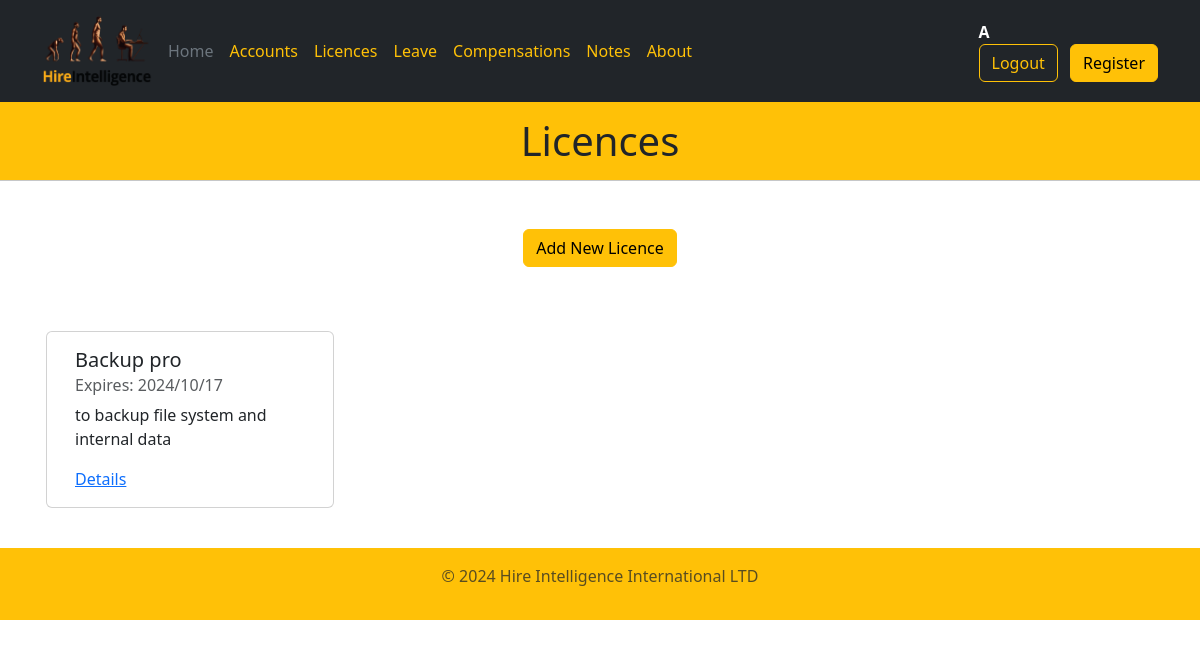
/licences (signed in), run on the app's committed database.
### models.py (models this page shows)
class User(db.Model, UserMixin):
    id = db.Column(db.Integer, primary_key=True, autoincrement=True)
    username = db.Column(db.String(80), unique=True, nullable=False)
    password = db.Column(db.String(512), nullable=False)
    email = db.Column(db.String(80), unique=True, nullable=False)
    is_admin = db.Column(db.Boolean)
    is_manager = db.Column(db.Boolean)
    department = db.Column(db.String)

class Licence(db.Model):
    id = db.Column(db.Integer, primary_key=True, autoincrement=True)
    date = db.Column(db.DateTime(timezone=True))
    product_name = db.Column(db.String)
    agreement = db.Column(db.String)
    product_detail = db.Column(db.String)
    usage = db.Column(db.String)
    mac = db.Column(db.Boolean)
    windows = db.Column(db.Boolean)
    android = db.Column(db.Boolean)
    ios = db.Column(db.Boolean)
    unix = db.Column(db.Boolean)
    portal_url = db.Column(db.String)
    activation_key = db.Column(db.String)
    username = db.Column(db.String)
    password = db.Column(db.String)
    purchased_by = db.Column(db.String)
    purchased_date = db.Column(db.DateTime(timezone=True))
    purchase_method = db.Column(db.String)
    expiration_date = db.Column(db.DateTime(timezone=True))
    auto_renew = db.Column(db.Boolean)
    cost = db.Column(db.Float)
    currency = db.Column(db.String)

### views.py (the view)
    @app.route("/licences", methods=("GET", "POST"))
    def licences():
        licence_list = list(Licence.query.all())
        return render_template("licences.html", title="Licences",
            year=datetime.now().year, licence_list=licence_list)

### templates/licences.html (shortened to what this page needs)
{% extends "base.html" %}  {% block content %}
<h1 class="text-center">{{title}}</h1>
<hr />
<div class="container">
<div class="mt-5 d-flex justify-content-center m-5">
    <a href="{{url_for('add_licence')}}">
        <button class="btn btn-warning">Add New Licence</button>
    </a>
</div>
<div class="row">
    {% for item in licence_list %}
    <div class="card m-3" style="width: 18rem;">
        <div class="card-body">
          <h5 class="card-title">{{item.product_name}}</h5>
          <h6 class="card-subtitle mb-2 text-muted">
            Expires: {{item.expiration_date.strftime("%Y/%m/%d")}}</h6>
          <p class="card-text">{{item.product_detail}}</p>
          <a href="{{url_for('licence_detail', licence_id = item.id)}}"
          class="card-link">Details</a>
        </div>
      </div>
    {% endfor %}
</div>
</div>
{% endblock %}
{% block year %} {{year}} {% endblock %}

### templates/base.html (shortened to what this page needs)
<!DOCTYPE html>
<html lang="en">
  <head>
    <link
      rel="stylesheet"
      href="https://cdn.jsdelivr.net/npm/bootstrap@5.3.2/dist/css/bootstrap.min.css"
    />
    <link rel="stylesheet" href="../static/style/style.css">
    {% from 'bootstrap5/form.html' import render_form %}
  </head>
  <body>
    <header class="p-3 text-bg-dark">
      <div class="container">
        <div
          class="d-flex flex-wrap align-items-center justify-content-center justify-content-lg-start"
        >
          <a
            href="/"
            class="d-flex align-items-center mb-2 mb-lg-0 text-white text-decoration-none"
          >
          <img
          src="{{ url_for('static', filename='images/Hire Intelligence - Logo Design.png') }}"
          alt="Logo"
          width="110"
          height="70"
          class="me-2"
        />
          </a>
          <ul
            class="nav col-12 col-lg-auto me-lg-auto mb-2 justify-content-center mb-md-0"
          >
            <li>
              <a href="{{url_for('home')}}" class="nav-link px-2 text-secondary"
                >Home</a
              >
            </li>
            <li>
              <a href="{{url_for('accounts')}}" class="nav-link px-2 text-warning"
                >Accounts</a
              >
            </li>
            <li>
              <a
                href="{{url_for('licences')}}"
                class="nav-link px-2 text-warning"
                >Licences</a
              >
            </li>
              <a
                href="{{url_for('leave')}}"
                class="nav-link px-2 text-warning"
                >Leave</a
              >
            <li>
              <a
                href="{{url_for('compensation')}}"
                class="nav-link px-2 text-warning"
                >Compensations</a
              >
            </li>
            <li>
              <a
                href="{{url_for('notes')}}"
                class="nav-link px-2 text-warning"
                >Notes</a
              >
            </li>
            <li>
              <a href="{{url_for('about')}}" class="nav-link px-2 text-warning"
                >About</a
              >
            </li>
          </ul>
          <div class="text-end">
            {% if current_user.username %}
            <span class="fw-bold d-flex align-items-center">
              {{current_user.username | capitalize}} &nbsp;
            </span>
            <button type="button" class="btn btn-outline-warning me-2"
            onclick="window.location.href='{{ url_for("logout") }}'">
            Logout</button>
            {% else %}
            <a href="{{url_for('login')}}"><button type="button" class="btn btn-outline-warning me-2">Login</button></a>
            {% endif %}
            {% if current_user.is_admin or user_length|length < 1 %}
            <a href="{{url_for('register')}}"><button type="button" class="btn btn-warning">Register</button></a>
            {% endif %}
          </div>
        </div>
      </div>
    </header>
    {% block content %} {% endblock %}
    <footer class="py-3 my-4" >
      <p class="text-center text-body-secondary">© {% block year %} {% endblock %} Hire Intelligence International LTD </p>
    </footer>
  </body>
</html>

### static/style/style.css (style rules this page uses)
h1 { background-color: #ffc107; margin: 0px; padding: 15px; }
hr { background-color: #ffc107; margin : 0px; }
footer { background-color: #ffc107; margin-bottom: 0px; }

### data on the page
User: username "A"
Licence: product_name "Backup pro", expiration_date "2024/10/17", product_detail "to backup file system and internal data"

### other printed values
{{ title }} "Licences"
